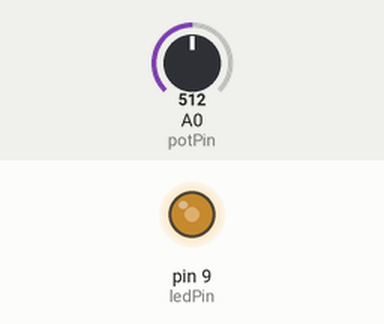
The sketch below on a simulated Arduino Uno, built with avr-gcc and run on an emulated ATmega328P. Parts: output pins drawn as LEDs (lit = HIGH). Inputs (shaded band) come from the test bench; at power-on: A0 (potPin) = 512.

Above: at 1.2 s.
1.3 s: A0 (potPin) set to 716
At 2.5 s:
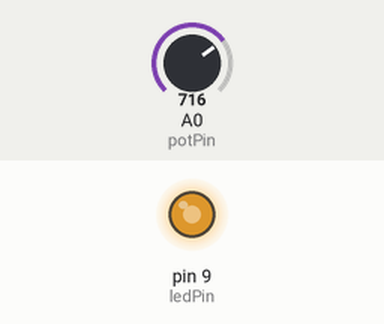
2.8 s: A0 (potPin) set to 900
At 3.8 s:
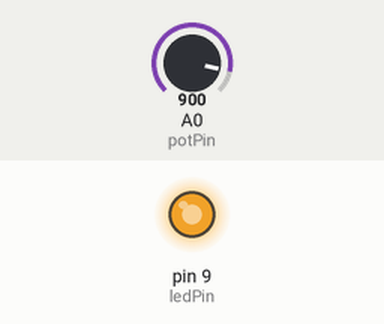
4.3 s: A0 (potPin) set to 122
At 4.9 s:
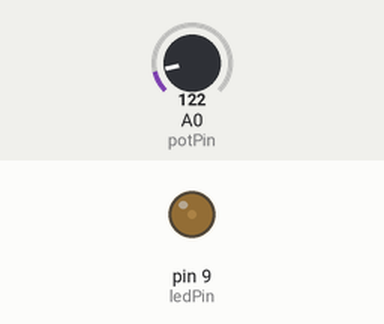
5.8 s: A0 (potPin) set to 0
At 6.1 s:
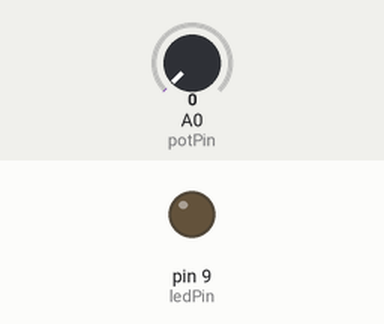
7.3 s: A0 (potPin) set to 511
At 8.4 s:
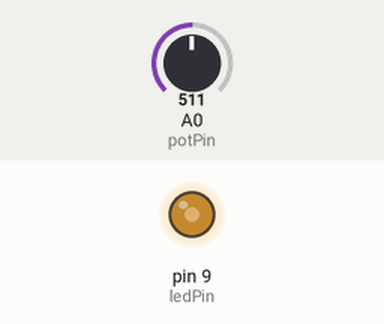
Timing chart, 0 to 9.8 s (numbered marks = the images above; inputs shaded):
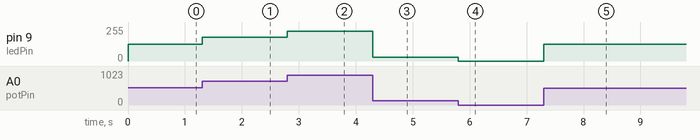

Measured:
- after the input at 1.3 s, pin 9 (ledPin): 127/255 → 178/255 at once
- after the input at 2.8 s, pin 9 (ledPin): 178/255 → 224/255 at once
- after the input at 4.3 s, pin 9 (ledPin): 224/255 → 30/255 at once
- after the input at 5.8 s, pin 9 (ledPin): 30/255 → 0/255 at once
- after the input at 7.3 s, pin 9 (ledPin): 0/255 → 127/255 at once

The sketch:

lab2-ex7.ino
```cpp
const int potPin = A0;
const int ledPin = 9;

int potValue;

void setup() {
  Serial.begin(9600);
  pinMode(potPin, INPUT);
  pinMode(ledPin, OUTPUT);
  // put your setup code here, to run once:

}

// with the same formula for voltage, we can change the numerator to change the interval
// result with vary from 0.0 to 255.0
void loop() {
  potValue = analogRead(potPin);
  analogWrite(ledPin, potValue * (255.0 / 1023.0));
}
```
